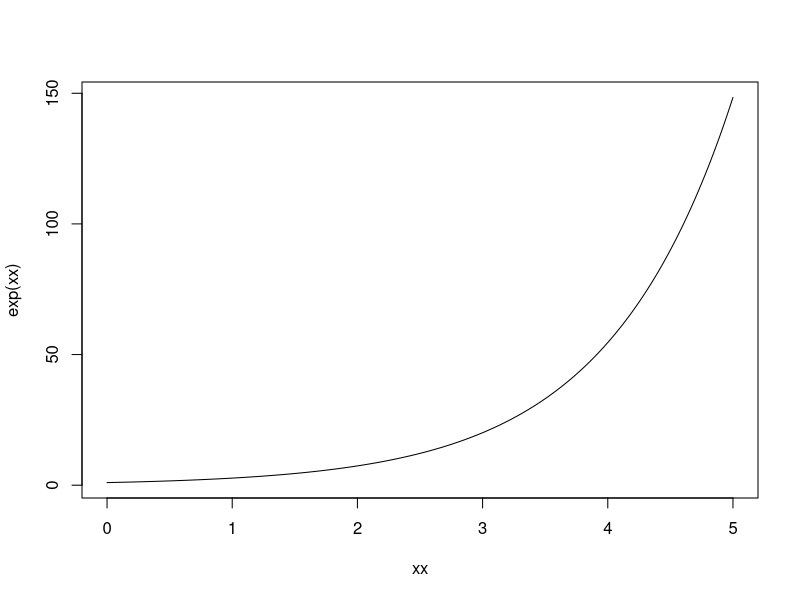
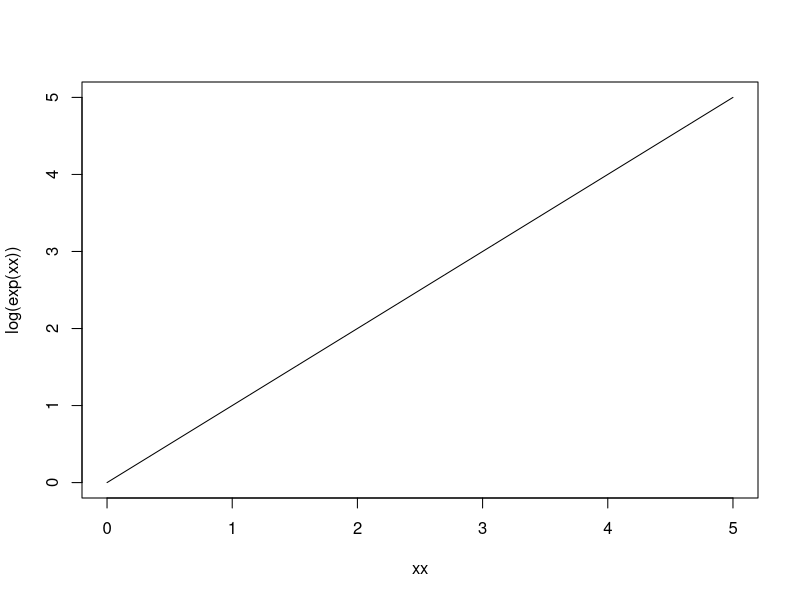
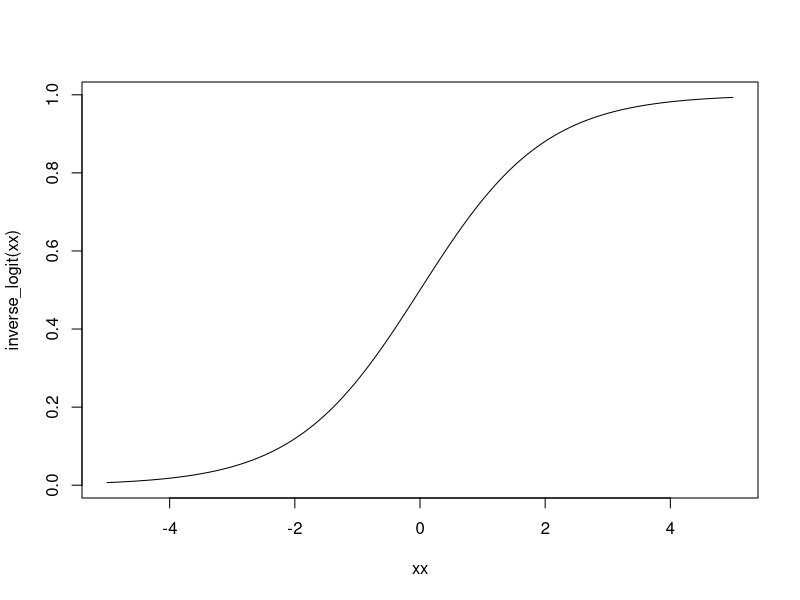
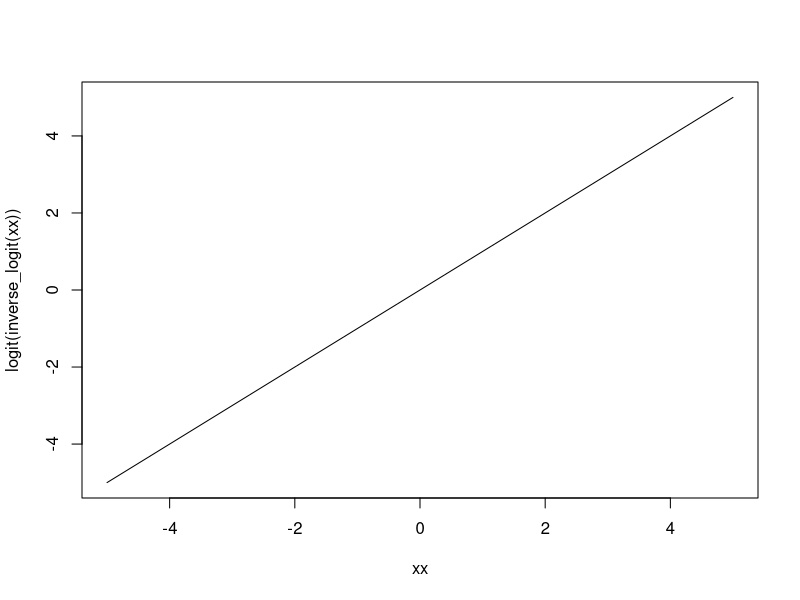
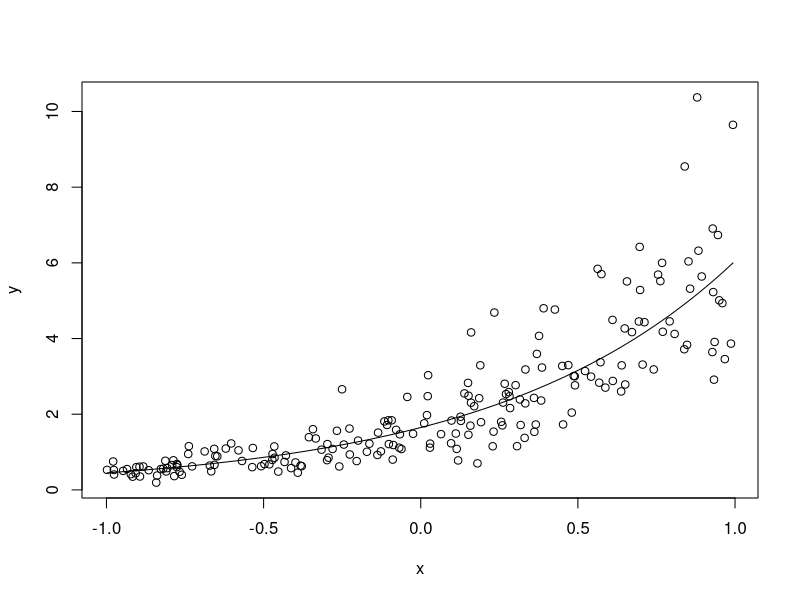
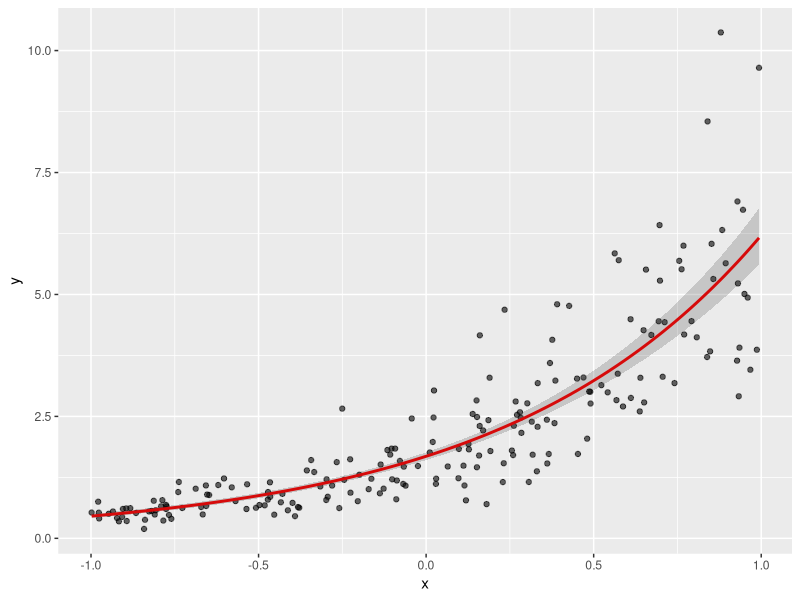
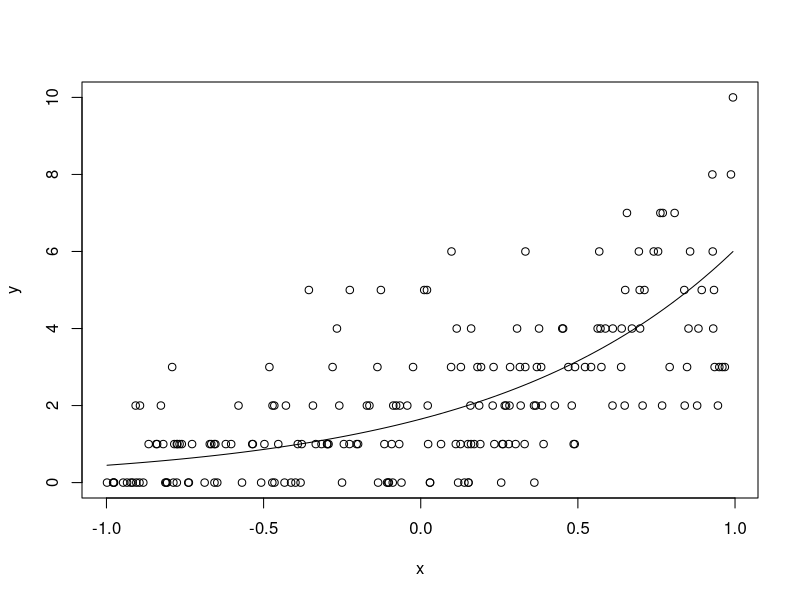
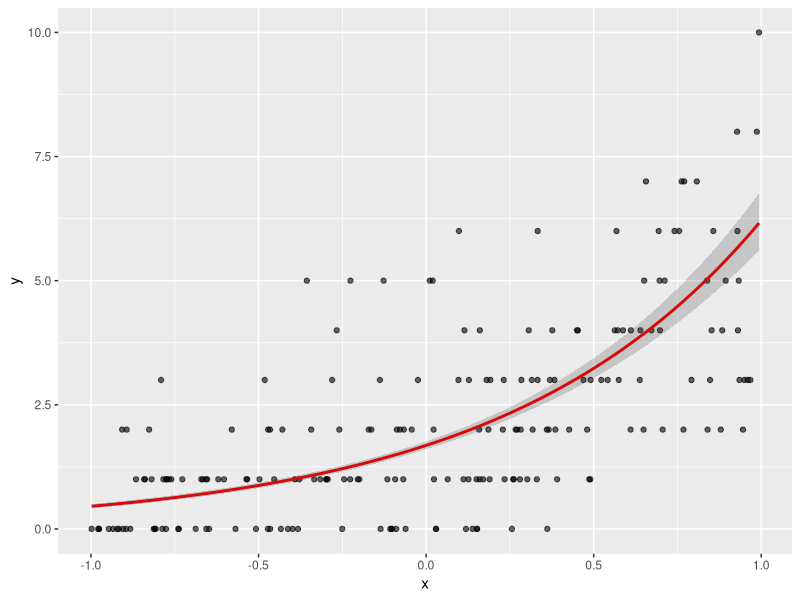

These charts were generated, in order, by the following R code:
## ---- chunk 1
library(ggplot2)
library(dplyr)
set.seed(111)
N <- 200
x <- runif(N, -1, 1)
a <- 0.5
b <- 1.3
d <- data_frame(x = x)
d
## ---- chunk 2
plot_glm <- function(model, dat, x = "x", y = "y") {
  fit <- predict(model, type = "link", se = FALSE)
  se <- predict(model, type = "link", se = TRUE)$se
  dat$lwr <- family(model)$linkinv(fit - 1.96 * se)
  dat$upr <- family(model)$linkinv(fit + 1.96 * se)
  dat$fit <- family(model)$linkinv(fit)
  p <- ggplot(dat) + geom_point(aes_string(x, y), alpha = 0.6) + 
    geom_line(aes_string(x, "fit"), colour = "red", lwd = 1) +
    geom_ribbon(aes_string(x, ymax = "upr", ymin = "lwr"), alpha = 0.2)
  print(p)
  invisible(p)
}
## ---- chunk 3
logit <- function(x) qlogis(x)
inverse_logit <- function(x) plogis(x)
## ---- chunk 4
xx <- seq(0, 5, length.out = 200)
plot(xx, exp(xx), type = "l")
## ---- chunk 5
plot(xx, log(exp(xx)), type = "l")
## ---- chunk 6
xx <- seq(-5, 5, length.out = 200)
plot(xx, inverse_logit(xx), type = "l")
## ---- chunk 7
plot(xx, logit(inverse_logit(xx)), type = "l")
## ---- chunk 8
y_true <- exp(a + b * x)
shape <- 8
y <- rgamma(N, rate = shape / y_true, shape = shape)
d$y <- y
plot(x, y);lines(sort(x), y_true[order(x)])
## ---- chunk 9
(m_gamma <- glm(y ~ x, family = 
    Gamma(link = "log"))) # exercise
plot_glm(m_gamma, d)
## ---- chunk 10
y_true <- exp(a + b * x)
y <- rpois(N, lambda = y_true)
d$y <- y
plot(x, y);lines(sort(x), y_true[order(x)])
## ---- chunk 11
(m_poisson <- glm(y ~ x, family = 
    poisson(link = "log"))) # exercise
plot_glm(m_gamma, d)
## ---- chunk 12
y_true <- exp(a + b * x)
y <- MASS::rnegbin(N, mu = y_true, theta = 0.6)
d$y <- y
plot(x, y);lines(sort(x), y_true[order(x)])
## ---- chunk 13
(m_nb <- MASS::glm.nb(y ~ x))
plot_glm(m_nb, d)
## ---- chunk 14
y_linear <- a + b * x
prob_true <- inverse_logit(y_linear)
y <- rbinom(N, 1, prob_true)
d$y <- y
plot(x, jitter(y, 0.1));lines(sort(x), prob_true[order(x)])
## ---- chunk 15
(m_bin <- glm(y ~ x, family = 
    binomial(link = "logit"))) # exercise
g <- plot_glm(m_bin, d)
coef(m_bin)
(slope <- round(coef(m_bin)[[2]], 3)) # slope
(int <- round(coef(m_bin)[[1]], 3)) # intercept
## ---- chunk 16
plot(sort(x), logit(prob_true[order(x)]), ylab = "log odds")
abline(a = a, b = b, col = "red")
abline(a = int, b = slope, col = "blue")
## ---- chunk 17
plot(sort(x), exp(logit(prob_true[order(x)])), ylab = "odds")
curve(exp(int + slope * x), min(x), max(x), add = TRUE, col = "blue")
## ---- chunk 18
(approximate_slope <- slope/4)
intercept <- inverse_logit(int)

g + geom_vline(xintercept = c(-0.5, 0, 0.5), lty = 2) +
  geom_abline(intercept = intercept, 
    slope = approximate_slope, size = 1) +
  ylab("Probability of y = 1")
